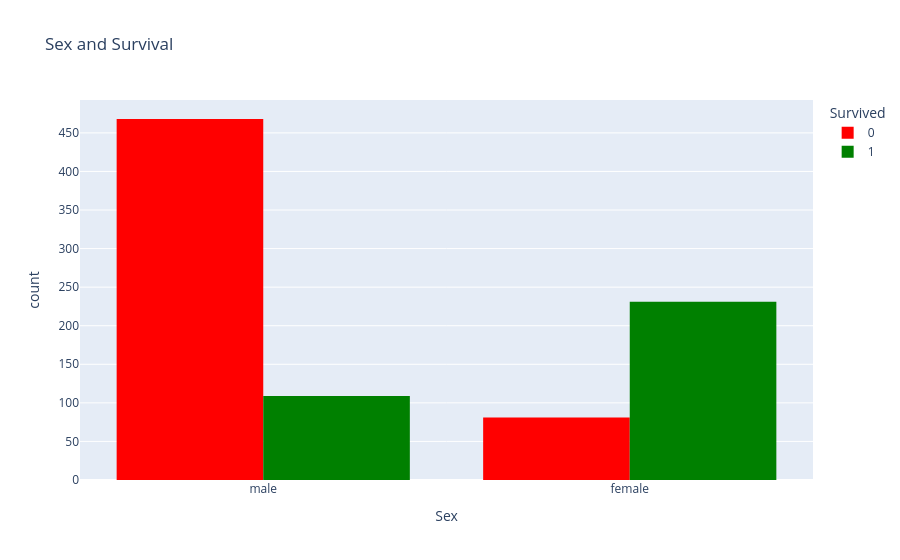

Notebook code for this chart:
### Markdown cell above
# Sex and Survivability

### Code cell
px.histogram(
    df,
    x='Sex',
    color = 'Survived',
    barmode='group',
    color_discrete_map={1:'green',0:'red'},
    title='Sex and Survival'
    
)

### Figure 1 — Plotly figure (JSON) as saved in the notebook; plotly's stock layout.template omitted (floating-point values rounded to 4 significant figures; data arrays with more than 128 entries replaced by an {"elided": "..."} marker saying what was removed)
{"data": [{"alignmentgroup": "True", "bingroup": "x", "hovertemplate": "Survived=0<br>Sex=%{x}<br>count=%{y}<extra></extra>", "legendgroup": "0", "marker": {"color": "red", "pattern": {"shape": ""}}, "name": "0", "offsetgroup": "0", "orientation": "v", "showlegend": true, "type": "histogram", "x": {"elided": "549 str values"}, "xaxis": "x", "yaxis": "y"}, {"alignmentgroup": "True", "bingroup": "x", "hovertemplate": "Survived=1<br>Sex=%{x}<br>count=%{y}<extra></extra>", "legendgroup": "1", "marker": {"color": "green", "pattern": {"shape": ""}}, "name": "1", "offsetgroup": "1", "orientation": "v", "showlegend": true, "type": "histogram", "x": {"elided": "340 str values"}, "xaxis": "x", "yaxis": "y"}], "layout": {"barmode": "group", "legend": {"title": {"text": "Survived"}, "tracegroupgap": 0}, "title": {"text": "Sex and Survival"}, "xaxis": {"anchor": "y", "domain": [0, 1], "title": {"text": "Sex"}}, "yaxis": {"anchor": "x", "domain": [0, 1], "title": {"text": "count"}}}}
